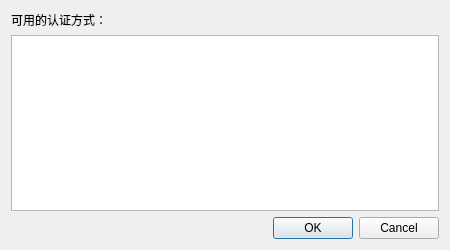
<?xml version="1.0" encoding="UTF-8"?>
<ui version="4.0">
 <class>AuthInfoWindow</class>
 <widget class="QDialog" name="AuthInfoWindow">
  <property name="geometry">
   <rect>
    <x>0</x>
    <y>0</y>
    <width>450</width>
    <height>250</height>
   </rect>
  </property>
  <property name="windowTitle">
   <string>认证方式</string>
  </property>
  <layout class="QVBoxLayout" name="verticalLayout">
   <item>
    <widget class="QLabel" name="label">
     <property name="text">
      <string>可用的认证方式：</string>
     </property>
    </widget>
   </item>
   <item>
    <widget class="QListWidget" name="authInfoListWidget"/>
   </item>
   <item>
    <widget class="QDialogButtonBox" name="buttonBox">
     <property name="orientation">
      <enum>Qt::Orientation::Horizontal</enum>
     </property>
     <property name="standardButtons">
      <set>QDialogButtonBox::StandardButton::Cancel|QDialogButtonBox::StandardButton::Ok</set>
     </property>
    </widget>
   </item>
  </layout>
 </widget>
 <resources/>
 <connections>
  <connection>
   <sender>buttonBox</sender>
   <signal>accepted()</signal>
   <receiver>AuthInfoWindow</receiver>
   <slot>accept()</slot>
   <hints>
    <hint type="sourcelabel">
     <x>224</x>
     <y>229</y>
    </hint>
    <hint type="destinationlabel">
     <x>224</x>
     <y>124</y>
    </hint>
   </hints>
  </connection>
  <connection>
   <sender>buttonBox</sender>
   <signal>rejected()</signal>
   <receiver>AuthInfoWindow</receiver>
   <slot>reject()</slot>
   <hints>
    <hint type="sourcelabel">
     <x>224</x>
     <y>229</y>
    </hint>
    <hint type="destinationlabel">
     <x>224</x>
     <y>124</y>
    </hint>
   </hints>
  </connection>
  <connection>
   <sender>authInfoListWidget</sender>
   <signal>itemDoubleClicked(QListWidgetItem*)</signal>
   <receiver>AuthInfoWindow</receiver>
   <slot>accept()</slot>
   <hints>
    <hint type="sourcelabel">
     <x>224</x>
     <y>116</y>
    </hint>
    <hint type="destinationlabel">
     <x>224</x>
     <y>124</y>
    </hint>
   </hints>
  </connection>
 </connections>
</ui>
